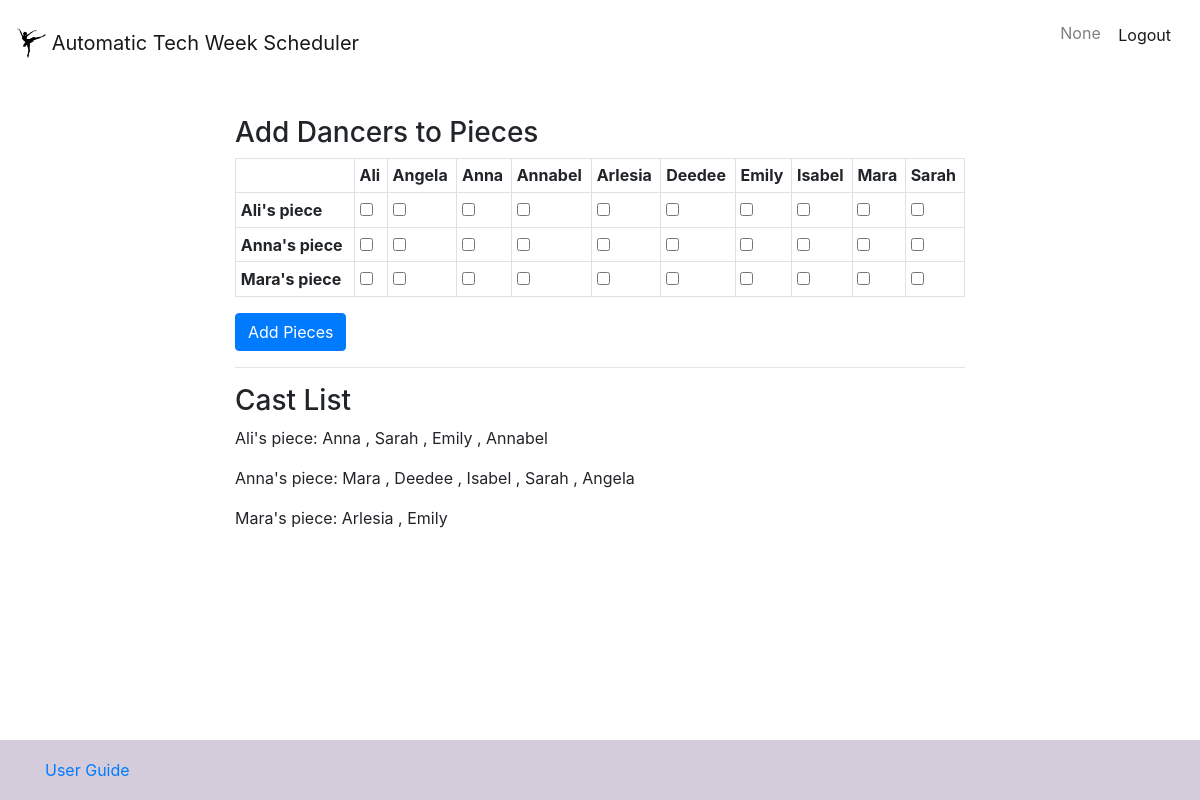
The app's page /add_pieces with its own data.
### user_manager.py (models this page shows)
class _Dancer(_Base):
  __tablename__ = 'dancers'
  id = Column(Integer, primary_key=True)
  username = Column(String)
  firstname = Column(String)
  lastname = Column(String)
  availability = Column(String)
  password = Column(String)
  nonharvard = Column(Boolean)
  choreographer = Column(Boolean)
  dancers = Column(String)

### views.py (the view, shortened to what this page needs)
@app.route("/add_pieces", methods=['GET', 'POST'])
def add_pieces():
  user_id = fk.request.cookies.get('user_id')
  db_list = um.get_user_data_list()
  return fk.render_template('add_pieces.html', cast_list = um.get_castlist(),
    choreographer_list = um.get_choreographers(db_list), dancer_list = db_list, user_name=user_id)

### user_manager.py (called while the page is built)
def search_user(username):
  s = _session()
  try:
    user = s.query(_Dancer).filter_by(username=username).one()
  except:
    return False
  else:
    return user

def get_user_data_list():
  class Dummy:
    def __init__(self, username, firstname, lastname, nonharvard, choreographer, dancers, availability):
      self.username = username
      self.firstname = firstname
      self.lastname = lastname
      self.nonharvard = nonharvard
      self.choreographer = choreographer
      self.dancers = dancers
      self.availability = availability
  s = _session()
  q = s.query(_Dancer)
  db_list = []
  for u in q:
    if u.username != 'harvardballetcompany@gmail.com':
      db_list.append(Dummy(u.username, u.firstname, u.lastname, u.nonharvard, u.choreographer, u.dancers, u.availability))
  return sorted(db_list, key = lambda x: x.firstname)

def get_choreographers(db_list):
  return [x for x in db_list if x.choreographer]

def get_castlist():
  choreographers = get_choreographers(get_user_data_list())
  castlist = {}
  for x in choreographers:
    performers = []
    for p in x.dancers.split(', '):
        performers.append(search_user(p))
    castlist[(x.firstname, x.lastname)] = performers
  return castlist

### templates/add_pieces.html (shortened to what this page needs)
{% extends "base.html" %}
{% block content %}
<h3>Add Dancers to Pieces</h3>
  <form action="/add_pieces", method="post">
  <table class="table table-bordered table-sm">
    <tr>
      <th>&nbsp;</th>
      {% for d in dancer_list %}
      <th scope="col">{{d.firstname}}</th>
      {% endfor %}
    </tr>
    {% for c in choreographer_list %}
      <tr>
        <th scope="row">{{c.firstname}}'s piece</th>
        {% for d in dancer_list %}
        <td>
          <input type="checkbox" name = '{{c.username}},{{d.username}}' value="checked">
        </td>
        {% endfor %}
      </tr>
    {% endfor %}
  </table>
  <input class="btn btn-primary" type="submit" value="Add Pieces">
</form>
<hr>
<h3>Cast List</h3>
{% for c in cast_list %}
  <p>{{c[0]}}'s piece:
    {{cast_list[c][0].firstname}}
    {% for d in cast_list[c][1:]: %}
    , {{d.firstname}}
    {% endfor %}
  </p>
{% endfor %}
{% endblock %}

### static/custom_style.css (style rules this page uses)
html { position: relative; min-height: 100%; }
body { margin-bottom: 60px; }

### records on screen
_Dancer: firstname "Ali"
_Dancer: firstname "Angela"
_Dancer: firstname "Anna"
_Dancer: firstname "Annabel"
_Dancer: firstname "Arlesia"
_Dancer: firstname "Deedee"
_Dancer: firstname "Emily"
_Dancer: firstname "Isabel"
_Dancer: firstname "Mara"
_Dancer: firstname "Sarah"

### other values on screen
{{ user_name }} "None"
